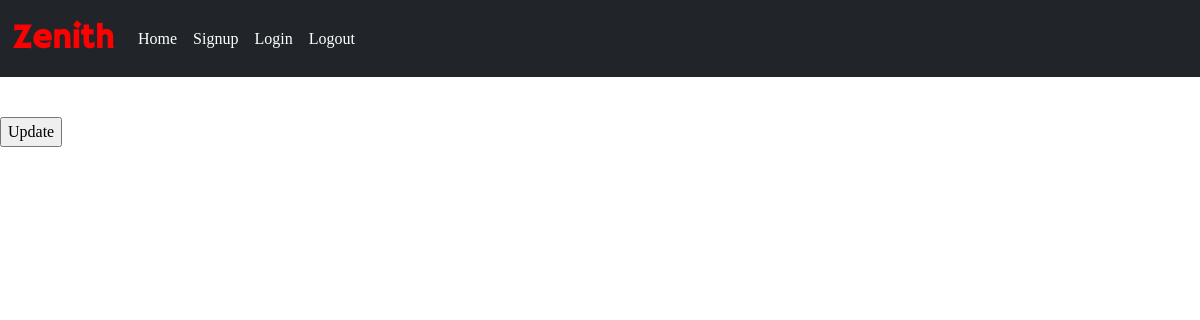
/schedule/2 (signed in), run on an earlier commit of the app's database.
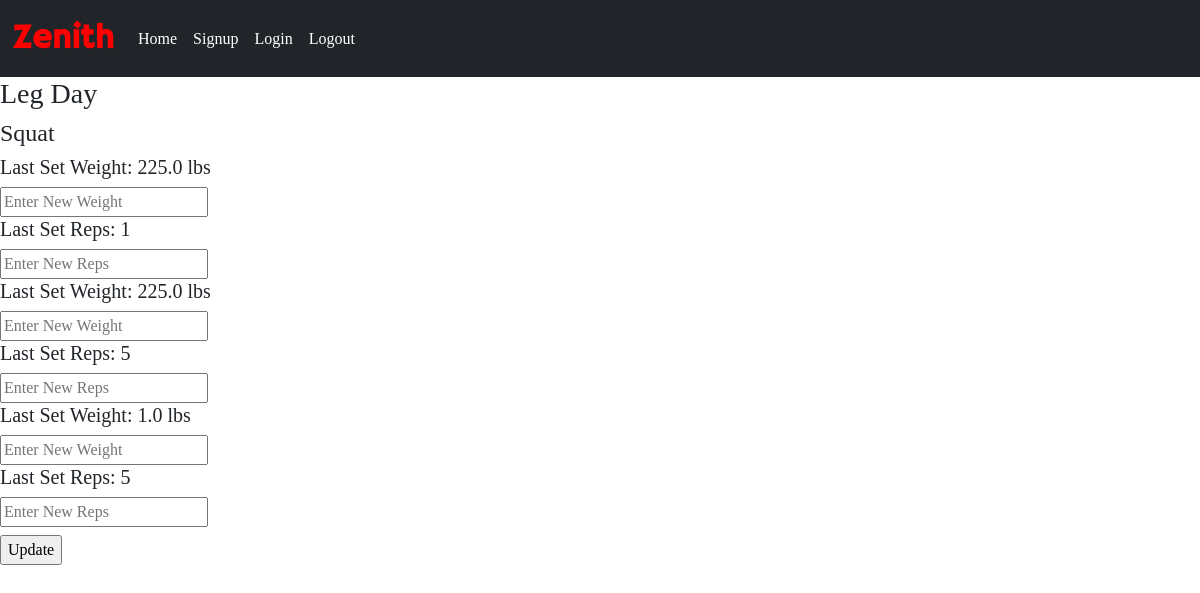
And on a later commit of the database.
### website/models.py (models this page shows)
class Schedule(db.Model, UserMixin):
    id = db.Column(db.Integer, primary_key=True)
    schedule_name = db.Column(db.String(100), nullable=False)
    date_created = db.Column(db.DateTime, default=datetime.utcnow(), nullable=False)
    user_id = db.Column(db.Integer, db.ForeignKey('user.id'), nullable=False)
    exercises = db.relationship('Exercise', backref='schedule', lazy=True)

class Exercise(db.Model, UserMixin):
    id = db.Column(db.Integer, primary_key=True)
    exercise_name = db.Column(db.String(100), nullable=False)
    schedule_id = db.Column(db.Integer, db.ForeignKey('schedule.id'))
    user_id = db.Column(db.Integer, db.ForeignKey('user.id'), nullable=False)
    sets = db.relationship('Set', backref='exercise', lazy=True)

class Set(db.Model, UserMixin):
    id = db.Column(db.Integer, primary_key=True)
    reps = db.Column(db.Integer, nullable=False)
    weight = db.Column(db.Float, nullable=False)
    exercise_id = db.Column(db.Integer, db.ForeignKey('exercise.id'), nullable=False)
    user_id = db.Column(db.Integer, db.ForeignKey('user.id'), nullable=False)

### website/training.py (the view, shortened to what this page needs)
@training.route("/schedule/<schedule_id>", methods=["POST", "GET"])
@login_required
def run_schedule(schedule_id):
    schedule_name = Schedule.query.filter_by(id=schedule_id).first()
    exercises = Exercise.query.filter_by(schedule_id=schedule_id).all()
    sets = Set.query.filter_by(user_id=current_user.id).all()
    if schedule_name.user_id != current_user.id:
        flash("You do not own that schedule!", "danger")
        return redirect(url_for("training.home"))
    return render_template("run_schedule.html", schedule=schedule_name, exercises=exercises, sets=sets)

### website/__init__.py (called while the page is built)
def create_app():
    app = Flask(__name__)
    app.config["SQLALCHEMY_DATABASE_URI"] = "sqlite:///project.db"
    app.config['SECRET_KEY'] = 'mbgodbnfvojvnseofefqwdqwifgbjdfsnf'
    db.init_app(app)
    from .auth import auth
    app.register_blueprint(auth)
    from .training import training
    app.register_blueprint(training)
    from .models import User
    create_database(app)
    login_manager.login_view = "auth.login"
    login_manager.login_message = "You must be signed in to reach this page!"
    login_manager.login_message_category = "danger"
    login_manager.init_app(app)
    @login_manager.user_loader
    def load_user(id):
        return User.query.get(int(id))
    return app

### website/templates/run_schedule.html (shortened to what this page needs)
{% extends 'base.html' %}
{% block content %}
<h3>{{schedule.schedule_name}}</h3>
<form method="post">
    {% for exercise in exercises %}
        <h4>{{exercise.exercise_name}}</h4>
        {% for set in sets %}
            {% if exercise.id == set.exercise_id %}
                <h5>Last Set Weight: {{ set.weight }} lbs</h5>
                <input type="text" placeholder="Enter New Weight" name="new_weight">
                <h5>Last Set Reps: {{ set.reps }}</h5>
                <input type="text" placeholder="Enter New Reps" name="new_reps">
            {% endif %}
        {% endfor %}
    {% endfor %}
    <br>
    <input type="submit" class="mt-2" value="Update">
</form>
{% endblock %}

### website/templates/base.html (shortened to what this page needs)
<!DOCTYPE html>
<html lang="en">
<head>
    <link href="https://cdn.jsdelivr.net/npm/bootstrap@5.3.2/dist/css/bootstrap.min.css" rel="stylesheet">
</head>
<body>
    <nav class="navbar navbar-expand-lg bg-dark">
        <div class="container-fluid">
          <a class="navbar-brand" href="/home">
            Zenith
          </a>
          <div class="collapse navbar-collapse" id="navbarNav">
            <ul class="navbar-nav">
              <li class="nav-item">
                <a class="nav-link active text-white" aria-current="page" href="/home">Home</a>
              </li>
              <li class="nav-item">
                <a class="nav-link text-white" href="/signup">Signup</a>
              </li>
              <li class="nav-item">
                <a class="nav-link text-white" href="/login">Login</a>
              </li>
              <li class="nav-item">
                <a class="nav-link text-white" href="/logout">Logout</a>
              </li>
            </ul>
          </div>
        </div>
      </nav>
    {% block content %}
    {% endblock %}
</body>
</html>

What changed in the data, as far as the page shows it:
now on this page (row edited): Schedule: schedule_name "Leg Day"
now on this page (row edited): Exercise: exercise_name "Squat"
added Set: weight "225.0", reps "1"
added Set: weight "225.0", reps "5"
added Set: weight "1.0", reps "5"
